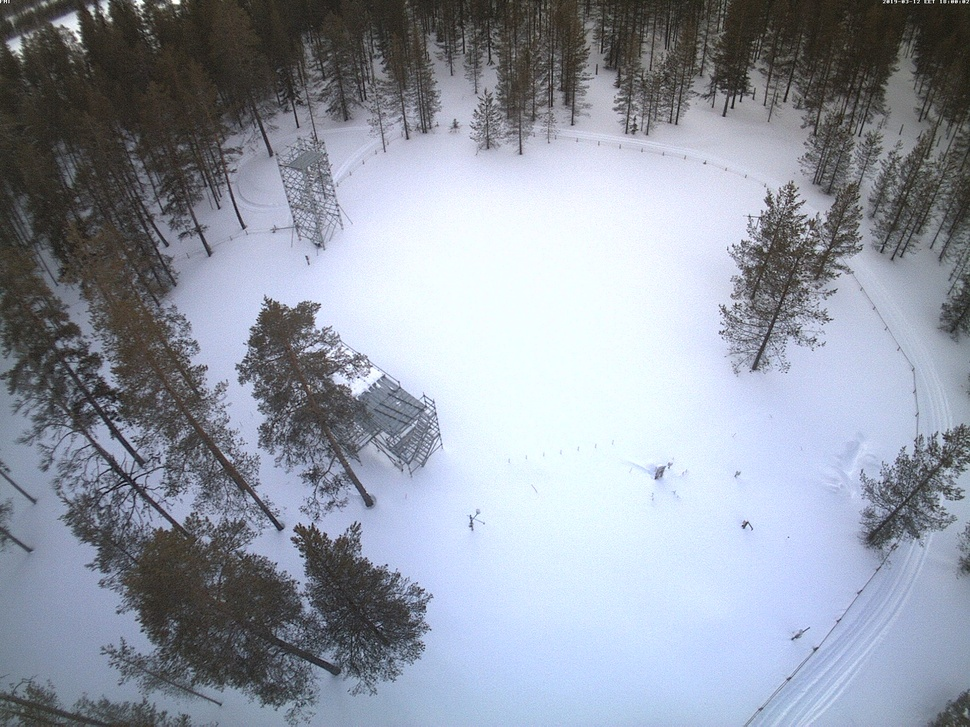
#> input picture sodankyla1.jpg, 970 x 727 px, shrunk from 2048 x 1536 before the run; its folder holds only this picture in this run
$ jupyter execute --allow-errors image_processing.ipynb
#> lines starting #> are read from the running program, lines starting #| are printed output that depends on the picture; after the words box and inside, x2 and y2 are one past the last pixel; in counts of white or black regions, pixels touching at a corner belong together
[cell 1]
import cv2
import numpy as np
from matplotlib import pyplot as plt

def load_image(image_path):
    """Load an image from a file."""
#> called with image_path = 'sodankyla1.jpg'
    return cv2.imread(image_path, cv2.IMREAD_COLOR)
#> returned value is the input picture: shape (727, 970, 3); mean B, G, R 163.6, 151.3, 144.9

def define_roi(image):
    """Define regions of interest. This example uses a hardcoded ROI."""
    # Example: a rectangular ROI
    roi_mask = np.zeros(image.shape[:2], dtype=np.uint8)
    cv2.rectangle(roi_mask, (0, 0), (image.shape[1],image.shape[0]), 255, -1)  # (x1, y1), (x2, y2)
#> roi_mask: shape (727, 970); every value is 255
    return roi_mask

def detect_snow_pixels(image, roi_mask, snow_thresholds):
    """Detect snow pixels based on thresholds and within ROI."""
#> called with snow_thresholds = ([0, 0, 90], [255, 125, 255])
    # Convert image to HSV for better thresholding
    hsv = cv2.cvtColor(image, cv2.COLOR_BGR2HSV)
#> hsv: shape (727, 970, 3); mean H, S, V 91.8, 34.9, 165.4
    lower_thresh, upper_thresh = snow_thresholds

    # Create a binary mask for snow detection
    snow_mask = cv2.inRange(hsv, lower_thresh, upper_thresh)
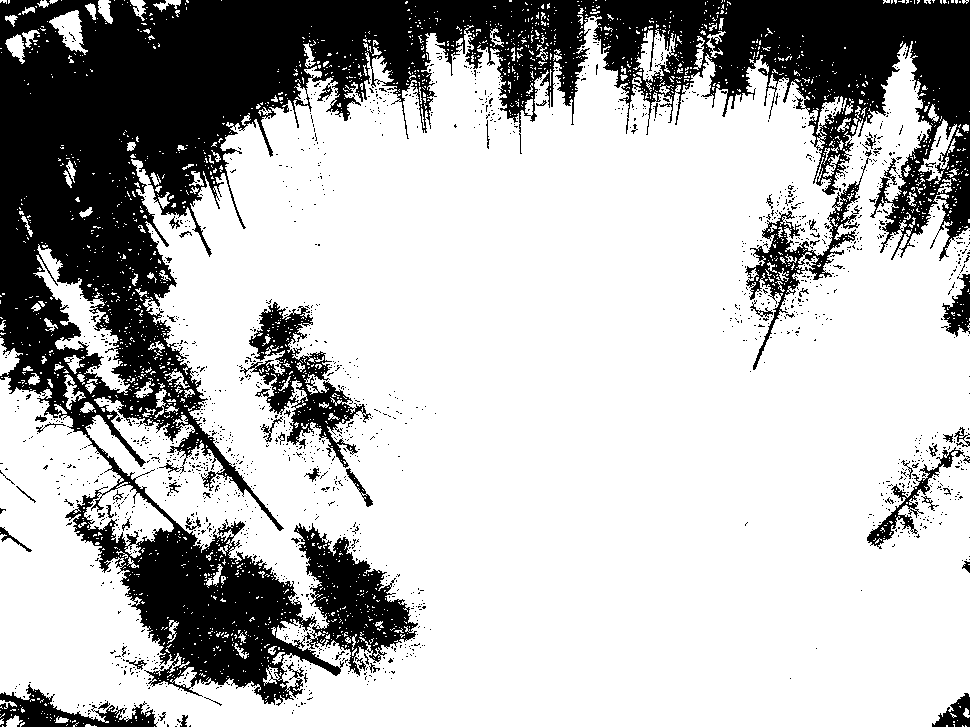
#> snow_mask: shape (727, 970); 72.6% white; 1718 black regions (1655 under 20 px), largest, box (x1, y1, x2, y2) and area: (0, 0, 970, 706) 171014, (240, 302, 371, 468) 6020, (745, 158, 872, 370) 3814

    # Apply ROI mask
    snow_mask = cv2.bitwise_and(snow_mask, snow_mask, mask=roi_mask)

    # Count matching pixels
    snow_pixel_count = cv2.countNonZero(snow_mask)
#> snow_pixel_count = 511703

    return snow_mask, snow_pixel_count

def overlay_snow_pixels(image, snow_mask, color=(0, 255, 255), transparency=0.0):
    """Overlay snow mask onto the original image."""
#> called with color = (0, 255, 255), transparency = 1
    overlay = image.copy()
    overlay[snow_mask > 0] = color
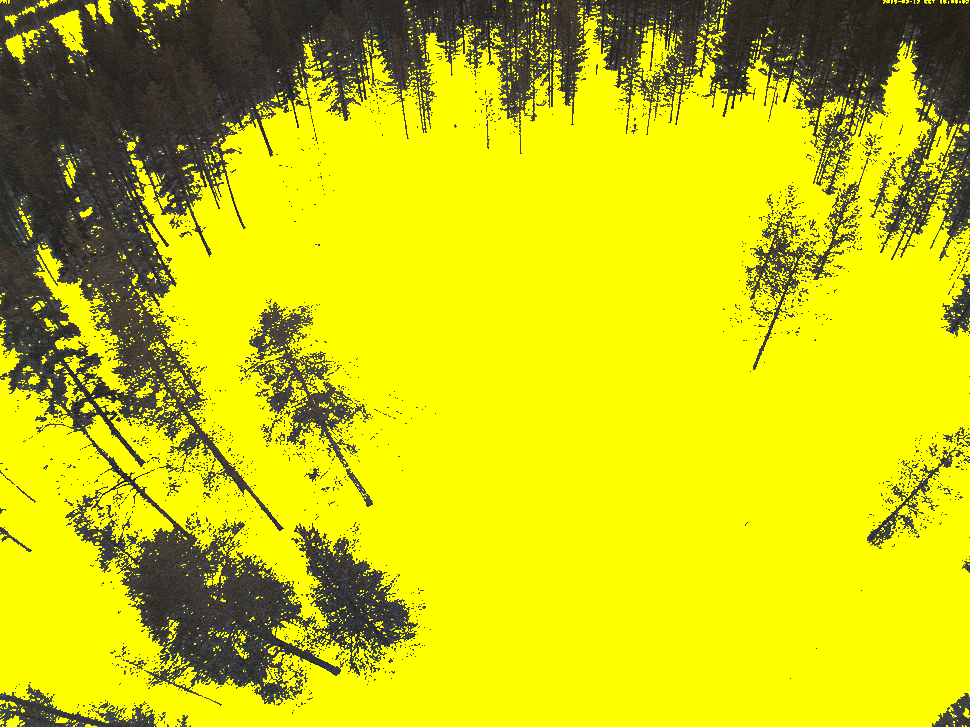
#> overlay: shape (727, 970, 3); mean B, G, R 14.9, 200.5, 201.1
#| Number of snow pixels in ROI: 511703
    result = cv2.addWeighted(image, transparency, overlay, 1.0-transparency, 0)
    return result

#> (the rest of this cell did not finish here and is left out)

#| Number of snow pixels in ROI: 511703

    # Display Results
    print(f"Number of snow pixels in ROI: {snow_pixel_count}")
    plt.imshow(cv2.cvtColor(overlay, cv2.COLOR_BGR2RGB))
    plt.title("Snow Detection Overlay")
    plt.axis("off")
    plt.show()

[cell 2]
import cv2
import numpy as np
from matplotlib import pyplot as plt

def load_image(image_path):
    """Load an image from a file."""
    return cv2.imread(image_path, cv2.IMREAD_COLOR)

def define_roi(image):
    """Define regions of interest. This example uses a hardcoded ROI."""
    # Example: a rectangular ROI
    roi_mask = np.zeros(image.shape[:2], dtype=np.uint8)
    cv2.rectangle(roi_mask, (0, 0), (image.shape[1], image.shape[0]), 255, -1)  # (x1, y1), (x2, y2)
    return roi_mask

def detect_snow_pixels_lab(image, roi_mask, snow_thresholds):
    """Detect snow pixels based on thresholds and within ROI using LAB color space."""
#> called with snow_thresholds = ([90, 0, 0], [255, 140, 140])

    lower_thresh, upper_thresh = snow_thresholds

    # Convert image to LAB for better thresholding
    lab = cv2.cvtColor(image, cv2.COLOR_BGR2LAB)
#> lab: shape (727, 970, 3); mean of channels 0, 1, 2 156, 128.4, 121.2

    # Create a binary mask for snow detection
    snow_mask = cv2.inRange(lab, lower_thresh, upper_thresh)
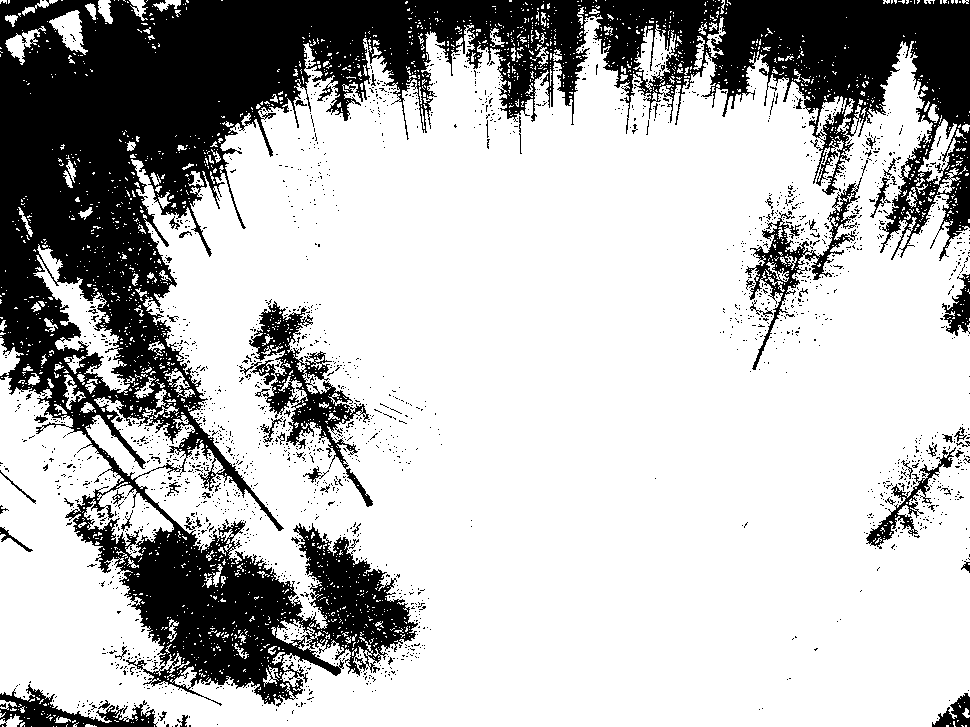
#> snow_mask: shape (727, 970); 73% white; 2150 black regions (2083 under 20 px), largest, box (x1, y1, x2, y2) and area: (0, 0, 970, 707) 167199, (240, 301, 373, 507) 5905, (745, 177, 862, 370) 3312

    # Apply ROI mask
    snow_mask = cv2.bitwise_and(snow_mask, snow_mask, mask=roi_mask)

    # Count matching pixels
    snow_pixel_count = cv2.countNonZero(snow_mask)
#> snow_pixel_count = 514994

    return snow_mask, snow_pixel_count

def overlay_snow_pixels(image, snow_mask, color=(0, 255, 255), transparency=0.0):
    """Overlay snow mask onto the original image."""
#> called with color = (0, 255, 255), transparency = 1
    overlay = image.copy()
    overlay[snow_mask > 0] = color
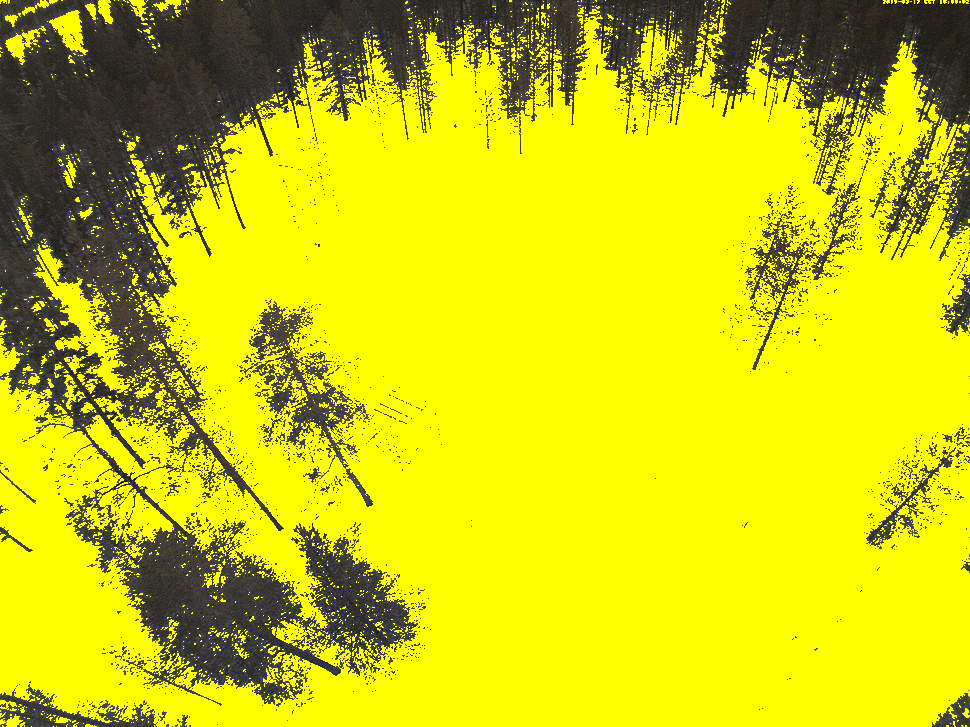
#> overlay: shape (727, 970, 3); mean B, G, R 14.5, 201.3, 201.8
#| Number of snow pixels in ROI (LAB): 514994
    result = cv2.addWeighted(image, transparency, overlay, 1.0 - transparency, 0)
    return result

#> (the rest of this cell did not finish here and is left out)

#| Number of snow pixels in ROI (LAB): 514994

    # Display Results
    print(f"Number of snow pixels in ROI (LAB): {snow_pixel_count_lab}")
    plt.imshow(cv2.cvtColor(overlay_lab, cv2.COLOR_BGR2RGB))
    plt.title("Snow Detection Overlay (LAB)")
    plt.axis("off")
    plt.show()
